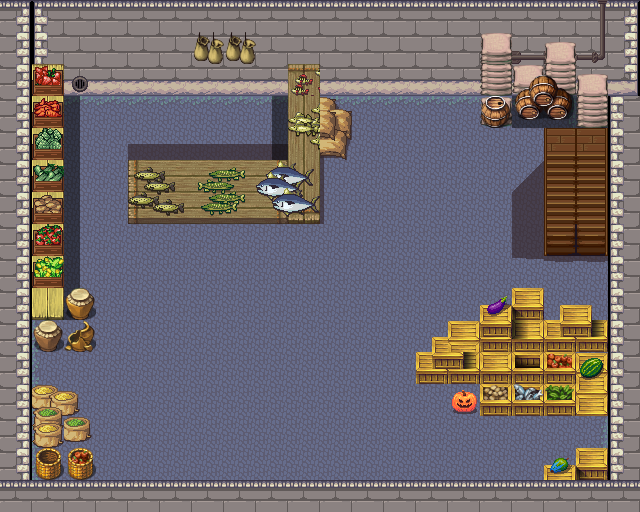

Tiled map render using the project's own tile images. Description and the map definition, with tile-layer contents summarised, below:
An orthogonal 20x16 tile map with 32x32 px tiles, 8 tile layers (floor, shadows, crates/table, food, ...), 4 tilesets and 13 objects (3x item, player, exit, storage_guy).

<map version="1.0" orientation="orthogonal" width="20" height="16" tilewidth="32" tileheight="32">
 <properties>
  <property name="background_color" value="black" />
 </properties>
 <tileset firstgid="1" name="atlas_build" tilewidth="32" tileheight="32">
  <image source="../img/atlas_build.png" width="1024" height="1024" />
 </tileset>
 <tileset firstgid="1025" name="atlas_obj_misk" tilewidth="32" tileheight="32">
  <image source="../img/atlas_obj_misk.png" width="1024" height="1024" />
 </tileset>
 <tileset firstgid="2049" name="tiff_b" tilewidth="32" tileheight="32">
  <image source="../img/tiff_b.png" width="512" height="512" />
 </tileset>
 <tileset firstgid="2305" name="tiff_d" tilewidth="32" tileheight="32">
  <image source="../img/tiff_d.png" width="512" height="512" />
 </tileset>
 <layer name="floor" width="20" height="16">
  <data>[320 cells, 318 non-empty, 24 distinct tile ids]</data>
 </layer>
 <layer name="shadows" width="20" height="16">
  <data>[320 cells, 32 non-empty, 15 distinct tile ids]</data>
 </layer>
 <layer name="crates/table" width="20" height="16">
  <data>[320 cells, 48 non-empty, 28 distinct tile ids]</data>
 </layer>
 <layer name="food" width="20" height="16">
  <data>[320 cells, 34 non-empty, 32 distinct tile ids]</data>
 </layer>
 <layer name="food2" width="20" height="16">
  <data>[320 cells, 3 non-empty, 3 distinct tile ids]</data>
 </layer>
 <layer name="food3" width="20" height="16">
  <data>[320 cells, 14 non-empty, 14 distinct tile ids]</data>
 </layer>
 <objectgroup name="objects" width="20" height="16">
  <object name="player" x="563" y="193" width="32" height="32">
   <properties>
    <property name="compose" value="[{&quot;name&quot;:&quot;shadow&quot;,&quot;class&quot;:&quot;game.Shadow&quot;,&quot;image&quot;:&quot;char_shadow&quot;,&quot;spritewidth&quot;:18,&quot;spriteheight&quot;:9},{&quot;name&quot;:&quot;player&quot;},{&quot;name&quot;:&quot;eyes&quot;,&quot;class&quot;:&quot;game.BlinkingEyes&quot;,&quot;image&quot;:&quot;player_eyes&quot;,&quot;spritewidth&quot;:17,&quot;spriteheight&quot;:6,&quot;offsetx&quot;:6,&quot;offsety&quot;:18}]" />
    <property name="image" value="player" />
    <property name="spriteheight" value="36" />
    <property name="spritewidth" value="31" />
   </properties>
  </object>
  <object name="exit" x="552" y="166" width="53" height="23">
   <properties>
    <property name="dir" value="up" />
    <property name="fade" value="black" />
    <property name="location" value="544,300" />
    <property name="to" value="castle_kitchen" />
   </properties>
  </object>
  <object name="item" x="66" y="326" width="35" height="33">
   <properties>
    <property name="image" value="accessories" />
    <property name="item" value="{&quot;name&quot;:&quot;book&quot;,&quot;icon&quot;:0,&quot;description&quot;:&quot;Oh no, it's broken!&quot;}" />
    <property name="spriteheight" value="32" />
    <property name="spriteindex" value="15" />
    <property name="spritewidth" value="32" />
   </properties>
  </object>
  <object name="item" x="443" y="390" width="35" height="33">
   <properties>
    <property name="image" value="accessories" />
    <property name="item" value="{&quot;name&quot;:&quot;book&quot;,&quot;icon&quot;:0,&quot;description&quot;:&quot;Pumpkin... Happy Halloween???&quot;}" />
    <property name="spriteheight" value="32" />
    <property name="spriteindex" value="15" />
    <property name="spritewidth" value="32" />
   </properties>
  </object>
  <object name="item" x="568" y="119" width="35" height="33">
   <properties>
    <property name="image" value="accessories" />
    <property name="item" value="{&quot;name&quot;:&quot;book&quot;,&quot;icon&quot;:0,&quot;description&quot;:&quot;Castle Storage. Designed by Tiffany Sadeli.&quot;}" />
    <property name="spriteheight" value="32" />
    <property name="spriteindex" value="15" />
    <property name="spritewidth" value="32" />
   </properties>
  </object>
 </objectgroup>
 <layer name="crates and stairs overlay" width="20" height="16">
  <data>[320 cells, 18 non-empty, 12 distinct tile ids]</data>
 </layer>
 <layer name="table/food overlay" width="20" height="16">
  <data>[320 cells, 2 non-empty, 2 distinct tile ids]</data>
 </layer>
 <objectgroup name="collision" width="20" height="16">
  <object x="607" y="257">
   <polyline points="0,0 1,83 -173,84 -174,95 -189,95 -189,121 -188,128 -129,128 -129,157 4,158" />
  </object>
  <object x="452" y="390" width="23" height="23">
   <ellipse />
  </object>
  <object x="608" y="412">
   <polyline points="0,0 1,71 -580,72 -579,-96 -543,-95 -542,-316 -128,-317 -126,-289 -108,-285 -94,-293 -33,-295 -30,-287 0,-286 0,-140" />
  </object>
  <object x="610" y="160">
   <polyline points="0,0 -65,0 -65,94" />
  </object>
  <object x="288" y="75">
   <polyline points="0,0 0,84 -157,85 -157,148 32,147 31,-3" />
  </object>
  <object x="323" y="158">
   <polyline points="0,0 23,3 24,-16 28,-16 27,-72" />
  </object>
  <object x="62" y="294">
   <polyline points="0,0 11,-7 29,-7 32,5 33,21 26,40 27,53 13,57 -32,58 -31,95 -19,93 -7,95 15,99 13,122 26,128 24,143 19,155 27,159 29,169 29,194" />
  </object>
  <object name="storage_guy" x="255" y="127" width="32" height="32">
   <properties>
    <property name="compose" value="[{&quot;name&quot;:&quot;shadow&quot;,&quot;class&quot;:&quot;game.Shadow&quot;,&quot;image&quot;:&quot;char_shadow&quot;,&quot;spritewidth&quot;:18,&quot;spriteheight&quot;:9},{&quot;name&quot;:&quot;storage_guy&quot;},{&quot;name&quot;:&quot;eyes&quot;,&quot;class&quot;:&quot;game.BlinkingEyes&quot;,&quot;image&quot;:&quot;james_eyes&quot;,&quot;spritewidth&quot;:17,&quot;spriteheight&quot;:6,&quot;offsetx&quot;:6,&quot;offsety&quot;:16}]" />
    <property name="image" value="james" />
    <property name="npc_standing" value="true" />
    <property name="spriteheight" value="34" />
    <property name="spritewidth" value="29" />
   </properties>
  </object>
 </objectgroup>
</map>
